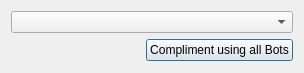
<?xml version="1.0" encoding="UTF-8"?>
<ui version="4.0">
 <class>ComplimentUI</class>
 <widget class="QDialog" name="ComplimentUI">
  <property name="geometry">
   <rect>
    <x>0</x>
    <y>0</y>
    <width>304</width>
    <height>73</height>
   </rect>
  </property>
  <property name="windowTitle">
   <string>Dialog</string>
  </property>
  <layout class="QGridLayout" name="gridLayout">
   <item row="1" column="1">
    <widget class="QPushButton" name="compliment">
     <property name="text">
      <string>Compliment using all Bots</string>
     </property>
    </widget>
   </item>
   <item row="0" column="0" colspan="2">
    <widget class="QComboBox" name="playerList"/>
   </item>
   <item row="1" column="0">
    <spacer name="horizontalSpacer">
     <property name="orientation">
      <enum>Qt::Horizontal</enum>
     </property>
     <property name="sizeHint" stdset="0">
      <size>
       <width>40</width>
       <height>20</height>
      </size>
     </property>
    </spacer>
   </item>
   <item row="2" column="0">
    <spacer name="verticalSpacer">
     <property name="orientation">
      <enum>Qt::Vertical</enum>
     </property>
     <property name="sizeHint" stdset="0">
      <size>
       <width>20</width>
       <height>40</height>
      </size>
     </property>
    </spacer>
   </item>
  </layout>
 </widget>
 <resources/>
 <connections/>
</ui>
